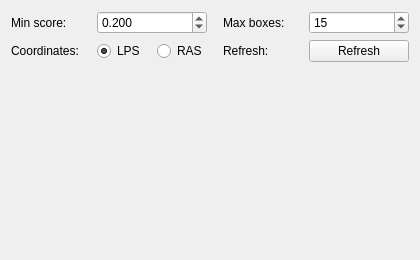
<?xml version='1.0' encoding='UTF-8'?>
<ui version="4.0">
 <class>Settings</class>
 <widget class="qMRMLWidget" name="Settings">
  <property name="geometry">
   <rect>
    <x>0</x>
    <y>0</y>
    <width>420</width>
    <height>260</height>
   </rect>
  </property>
  <layout class="QVBoxLayout" name="settingsLayout">
   <property name="spacing">
    <number>6</number>
   </property>
   <property name="bottomMargin">
    <number>0</number>
   </property>
   <item>
    <layout class="QGridLayout" name="displayGridLayout">
     <property name="horizontalSpacing">
      <number>16</number>
     </property>
     <property name="verticalSpacing">
      <number>6</number>
     </property>
     <property name="columnStretch">
      <string>1,1</string>
     </property>
     <item row="0" column="0">
      <layout class="QHBoxLayout" name="minScoreLayout">
       <property name="stretch">
        <string>0,1</string>
       </property>
       <item>
        <widget class="QLabel" name="minScoreLabel">
         <property name="toolTip">
          <string>Detection score threshold for displayed reference boxes.</string>
         </property>
         <property name="minimumSize">
          <size>
           <width>86</width>
           <height>0</height>
          </size>
         </property>
         <property name="maximumSize">
          <size>
           <width>86</width>
           <height>16777215</height>
          </size>
         </property>
         <property name="text">
          <string>Min score:</string>
         </property>
         <property name="alignment">
          <set>Qt::AlignLeading|Qt::AlignLeft|Qt::AlignVCenter</set>
         </property>
        </widget>
       </item>
       <item>
        <widget class="QDoubleSpinBox" name="minScoreSpinBox">
         <property name="toolTip">
          <string>Only show reference detections with score greater than or equal to this value.</string>
         </property>
         <property name="decimals">
          <number>3</number>
         </property>
         <property name="minimum">
          <double>0.000000000000000</double>
         </property>
         <property name="maximum">
          <double>1.000000000000000</double>
         </property>
         <property name="singleStep">
          <double>0.050000000000000</double>
         </property>
         <property name="value">
          <double>0.200000000000000</double>
         </property>
        </widget>
       </item>
      </layout>
     </item>
     <item row="0" column="1">
      <layout class="QHBoxLayout" name="maxDetectionsLayout">
       <property name="stretch">
        <string>0,1</string>
       </property>
       <item>
        <widget class="QLabel" name="maxDetectionsLabel">
         <property name="toolTip">
          <string>Maximum number of reference detection boxes to display.</string>
         </property>
         <property name="minimumSize">
          <size>
           <width>86</width>
           <height>0</height>
          </size>
         </property>
         <property name="maximumSize">
          <size>
           <width>86</width>
           <height>16777215</height>
          </size>
         </property>
         <property name="text">
          <string>Max boxes:</string>
         </property>
         <property name="alignment">
          <set>Qt::AlignLeading|Qt::AlignLeft|Qt::AlignVCenter</set>
         </property>
        </widget>
       </item>
       <item>
        <widget class="QSpinBox" name="maxDetectionsSpinBox">
         <property name="toolTip">
          <string>Limit displayed reference detections after score filtering. Set 0 for no limit.</string>
         </property>
         <property name="minimum">
          <number>0</number>
         </property>
         <property name="maximum">
          <number>10000</number>
         </property>
         <property name="value">
          <number>15</number>
         </property>
        </widget>
       </item>
      </layout>
     </item>
     <item row="1" column="0">
      <layout class="QHBoxLayout" name="detectCoordinateRowLayout">
       <property name="stretch">
        <string>0,1</string>
       </property>
       <item>
        <widget class="QLabel" name="detectCoordinateLabel">
         <property name="toolTip">
          <string>Coordinate system used by raw detection boxes in detection.json.</string>
         </property>
         <property name="minimumSize">
          <size>
           <width>86</width>
           <height>0</height>
          </size>
         </property>
         <property name="maximumSize">
          <size>
           <width>86</width>
           <height>16777215</height>
          </size>
         </property>
         <property name="text">
          <string>Coordinates:</string>
         </property>
         <property name="alignment">
          <set>Qt::AlignLeading|Qt::AlignLeft|Qt::AlignVCenter</set>
         </property>
        </widget>
       </item>
       <item>
        <layout class="QHBoxLayout" name="detectCoordinateLayout">
         <property name="spacing">
          <number>12</number>
         </property>
         <item>
          <widget class="QRadioButton" name="detectLpsRadioButton">
           <property name="toolTip">
            <string>Raw detection coordinates are LPS and will be converted to Slicer RAS for display.</string>
           </property>
           <property name="text">
            <string>LPS</string>
           </property>
           <property name="checked">
            <bool>true</bool>
           </property>
          </widget>
         </item>
         <item>
          <widget class="QRadioButton" name="detectRasRadioButton">
           <property name="toolTip">
            <string>Raw detection coordinates are already Slicer RAS and will be used directly.</string>
           </property>
           <property name="text">
            <string>RAS</string>
           </property>
          </widget>
         </item>
        </layout>
       </item>
      </layout>
     </item>
     <item row="1" column="1">
      <layout class="QHBoxLayout" name="refreshDisplayLayout">
       <property name="stretch">
        <string>0,1</string>
       </property>
       <item>
        <widget class="QLabel" name="refreshDisplayLabel">
         <property name="toolTip">
          <string>Reload reference detections and annotations for the current case.</string>
         </property>
         <property name="minimumSize">
          <size>
           <width>86</width>
           <height>0</height>
          </size>
         </property>
         <property name="maximumSize">
          <size>
           <width>86</width>
           <height>16777215</height>
          </size>
         </property>
         <property name="text">
          <string>Refresh:</string>
         </property>
         <property name="alignment">
          <set>Qt::AlignLeading|Qt::AlignLeft|Qt::AlignVCenter</set>
         </property>
        </widget>
       </item>
       <item>
        <widget class="QPushButton" name="refreshDisplayButton">
         <property name="toolTip">
          <string>Reload the current detection.json, refresh reference boxes, and reload saved annotations.</string>
         </property>
         <property name="text">
          <string>Refresh</string>
         </property>
        </widget>
       </item>
      </layout>
     </item>
    </layout>
   </item>
   <item>
    <spacer name="settingsVerticalSpacer">
     <property name="orientation">
      <enum>Qt::Vertical</enum>
     </property>
     <property name="sizeHint" stdset="0">
      <size>
       <width>20</width>
       <height>40</height>
      </size>
     </property>
    </spacer>
   </item>
  </layout>
 </widget>
 <customwidgets>
  <customwidget>
   <class>qMRMLWidget</class>
   <extends>QWidget</extends>
   <header>qMRMLWidget.h</header>
   <container>1</container>
  </customwidget>
 </customwidgets>
 <resources />
 <connections />
</ui>
